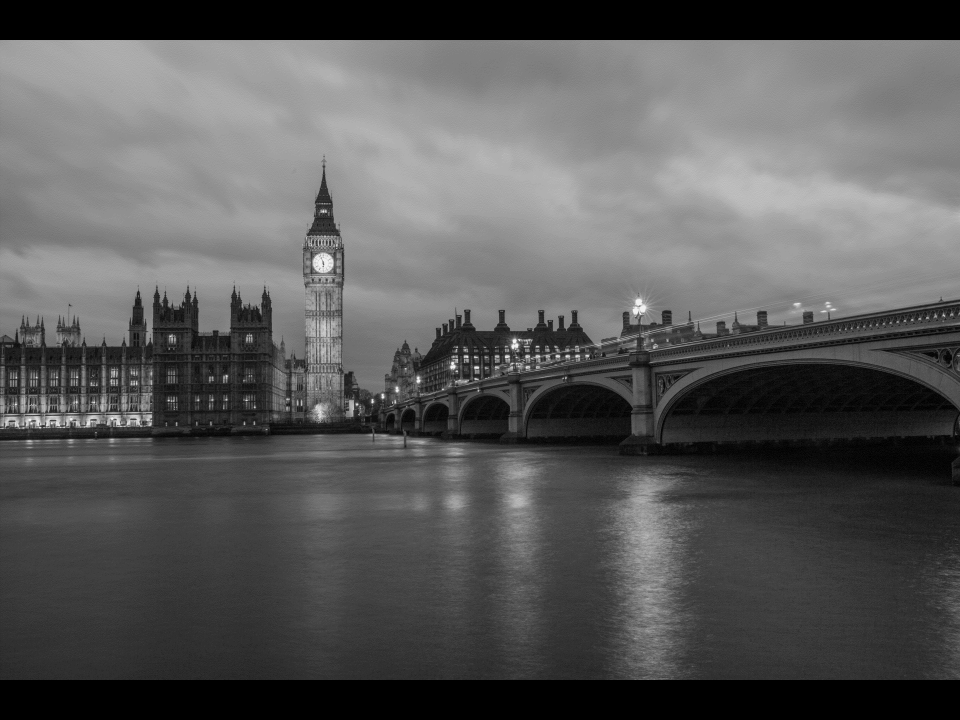
#> input picture assets/big_ben.png, 2880 x 2160 px (shown at 1/3 size)
$ python resize_img.py assets/big_ben.png assets/dandelion.png
#> lines starting #> are read from the running program, lines starting #| are printed output that depends on the picture
#> in process, image is the input picture: PIL image 2880x2160 RGB; min 0, max 240, mean 89
from PIL import Image
import sys

TARGET_WIDTH = 1872 * 2 + 100    # 3794
TARGET_HEIGHT = 1404 * 4 + 300   # 7788

def resize_and_center_crop(image: Image.Image, target_width: int, target_height: int) -> Image.Image:
#> called with target_width = 3844, target_height = 5916
    src_width, src_height = image.size
#> src_width = 2880; src_height = 2160
    src_ratio = src_width / src_height
#> src_ratio = 1.33
    target_ratio = target_width / target_height

    # Determine scaling factor to preserve aspect ratio
    if src_ratio > target_ratio:
        # Image is wider than target: fit to height
        scale = target_height / src_height
#> scale = 2.74
    else:
        # Image is taller or equal: fit to width
        scale = target_width / src_width

    new_width = int(round(src_width * scale))
#> new_width = 7888
    new_height = int(round(src_height * scale))
#> new_height = 5916
    resized = image.resize((new_width, new_height), Image.LANCZOS)

    # Center crop to target size
    left = (new_width - target_width) // 2
#> left = 2022
    top = (new_height - target_height) // 2
#> top = 0
    right = left + target_width
#> right = 5866
    bottom = top + target_height
#> bottom = 5916

    cropped = resized.crop((left, top, right, bottom))
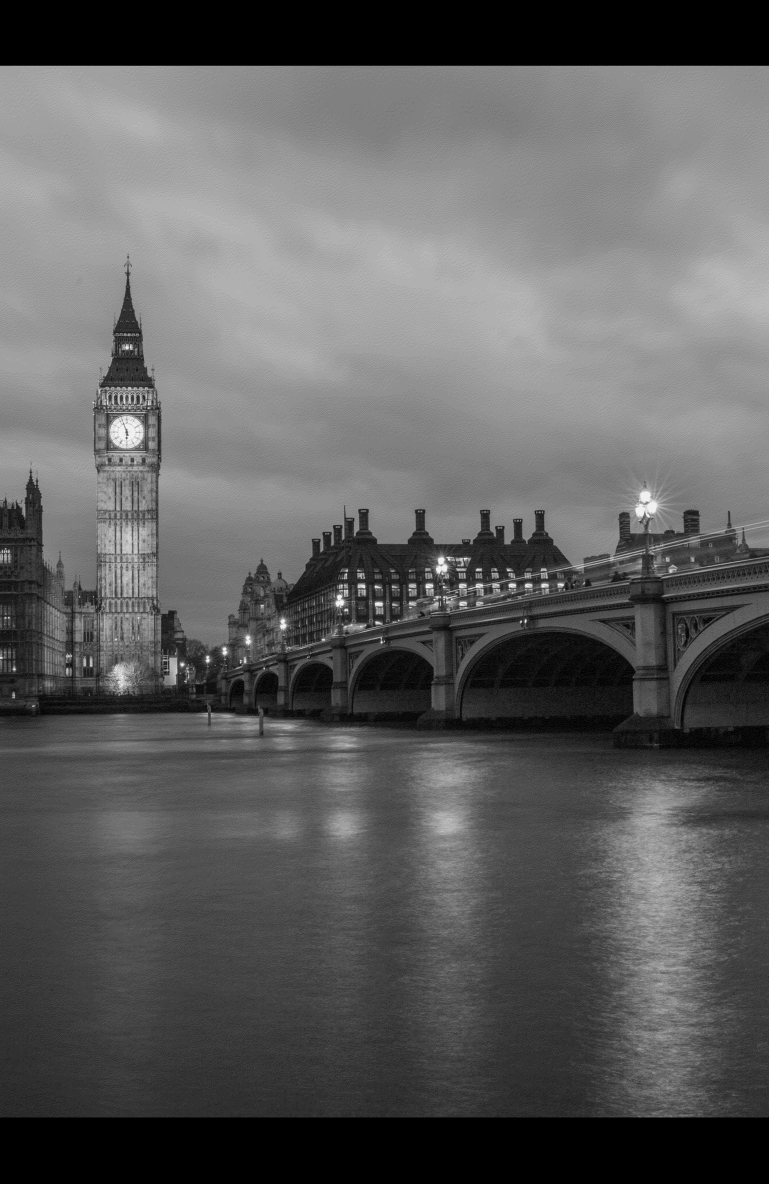
#> cropped: PIL image 3844x5916 RGB (shown at 1/5 size); min 0, max 255, mean 94.3
    return cropped

def process(input_path: str, output_path: str):
    image = Image.open(input_path)
    processed = resize_and_center_crop(image, TARGET_WIDTH, TARGET_HEIGHT)
    processed.save(output_path)
    print(f"✅ Saved resized & center-cropped image to: {output_path} ({TARGET_WIDTH}x{TARGET_HEIGHT})")

if __name__ == "__main__":
    if len(sys.argv) != 3:
        print("Usage: python resize_center_crop_exact.py input.jpg output.jpg")
        sys.exit(1)

    process(sys.argv[1], sys.argv[2])
